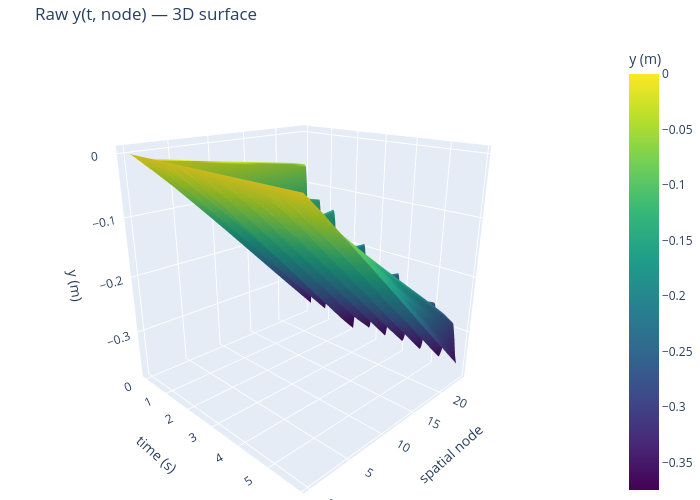

Write notebook code for a chart like this one.
### Markdown cell above
## Step 3d — 3D surface: raw y(t, node)

Raw vertical position before GP smoothing.

### Code cell
import plotly.graph_objects as go

# _yr, t_plot, node_plot are defined in the surf-raw-x cell above.
# Re-define node_plot/t_plot here in case this cell is run independently.
t_plot    = t_raw[::1   ]
node_plot = np.arange(0, N_VIDEO_PTS, 2)
Y_surf_raw = _yr[::1, :][:, node_plot]

# ── Plotly 3D surface (rotatable) ─────────────────────────────────────────
fig3d = go.Figure(go.Surface(
    x=t_plot, y=node_plot, z=Y_surf_raw.T,
    colorscale='viridis', colorbar=dict(title='y (m)'),
))
fig3d.update_layout(
    title='Raw y(t, node) — 3D surface',
    scene=dict(
        xaxis_title='time (s)',
        yaxis_title='spatial node',
        zaxis_title='y (m)',
        camera=dict(eye=dict(x=1.5, y=-1.5, z=0.8))
    ),
    width=700, height=500, margin=dict(l=0, r=0, t=40, b=0)
)
fig3d.show()

# ── Matplotlib heatmap (inline, resizable) ────────────────────────────────
fig2d, ax = plt.subplots(figsize=(8, 4), dpi=100)
im = ax.imshow(Y_surf_raw.T, aspect='auto', origin='lower',
               extent=[t_plot[0], t_plot[-1], node_plot[0], node_plot[-1]],
               cmap='viridis')
fig2d.colorbar(im, ax=ax, label='y (m)')
ax.set_xlabel('time (s)')
ax.set_ylabel('spatial node')
ax.set_title('Raw y(t, node) — heatmap')
plt.tight_layout()
plt.show()

### Figure 1 — Plotly figure (JSON) as saved in the notebook; plotly's stock layout.template omitted (floating-point values rounded to 4 significant figures; data arrays with more than 128 entries replaced by an {"elided": "..."} marker saying what was removed)
{"data": [{"colorbar": {"title": {"text": "y (m)"}}, "colorscale": [[0, "#440154"], [0.1111, "#482878"], [0.2222, "#3e4989"], [0.3333, "#31688e"], [0.4444, "#26828e"], [0.5556, "#1f9e89"], [0.6667, "#35b779"], [0.7778, "#6ece58"], [0.8889, "#b5de2b"], [1, "#fde725"]], "type": "surface", "x": {"elided": "382 float values"}, "y": [0, 2, 4, 6, 8, 10, 12, 14, 16, 18, 20, 22, 24], "z": {"elided": "13x382 float values"}}], "layout": {"height": 500, "margin": {"b": 0, "l": 0, "r": 0, "t": 40}, "scene": {"camera": {"eye": {"x": 1.5, "y": -1.5, "z": 0.8}}, "xaxis": {"title": {"text": "time (s)"}}, "yaxis": {"title": {"text": "spatial node"}}, "zaxis": {"title": {"text": "y (m)"}}}, "title": {"text": "Raw y(t, node) — 3D surface"}, "width": 700}}
